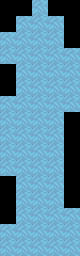

A 2D game scene composited from a Tiled map and its tileset images. What follows is a short description and the map's XML, with every tile layer's data as written:
An orthogonal 5x16 tile map with 16x16 px tiles, 1 tile layer (Tile Layer 1), 2 tilesets.

<map version="1.10" tiledversion="1.11.2" orientation="orthogonal" renderorder="right-down" width="5" height="16" tilewidth="16" tileheight="16" infinite="0" nextlayerid="2" nextobjectid="1">
 <tileset firstgid="1" source="Blocks.tsx" />
 <tileset firstgid="65" source="../Blocks.tsx" />
 <layer id="1" name="Tile Layer 1" width="5" height="16">
  <data encoding="csv">
0,0,26,0,0,
0,26,26,26,0,
26,26,26,26,0,
26,26,26,26,26,
0,26,26,26,26,
0,26,26,26,26,
26,26,26,26,26,
26,26,26,26,0,
26,26,26,26,0,
26,26,26,26,0,
26,26,26,26,0,
0,26,26,26,0,
0,26,26,26,0,
0,26,26,26,26,
26,26,26,26,26,
26,26,26,26,26
</data>
 </layer>
</map>
